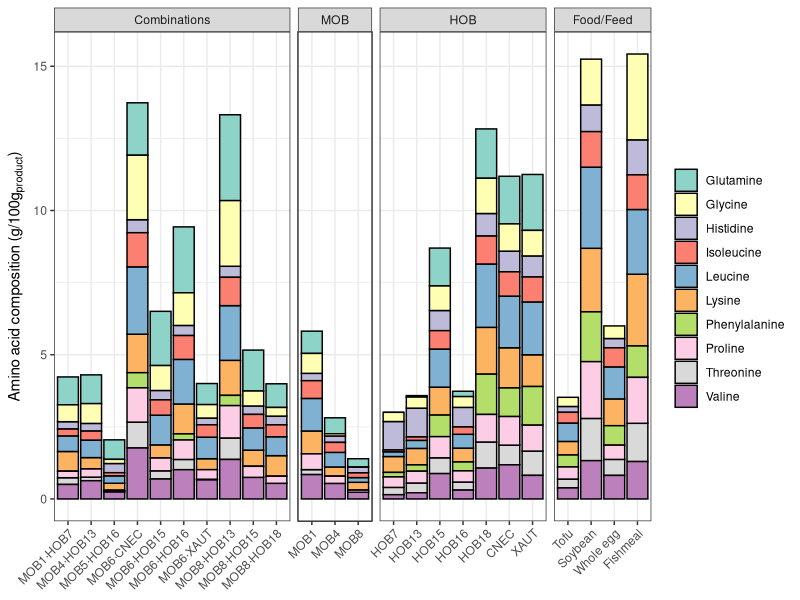
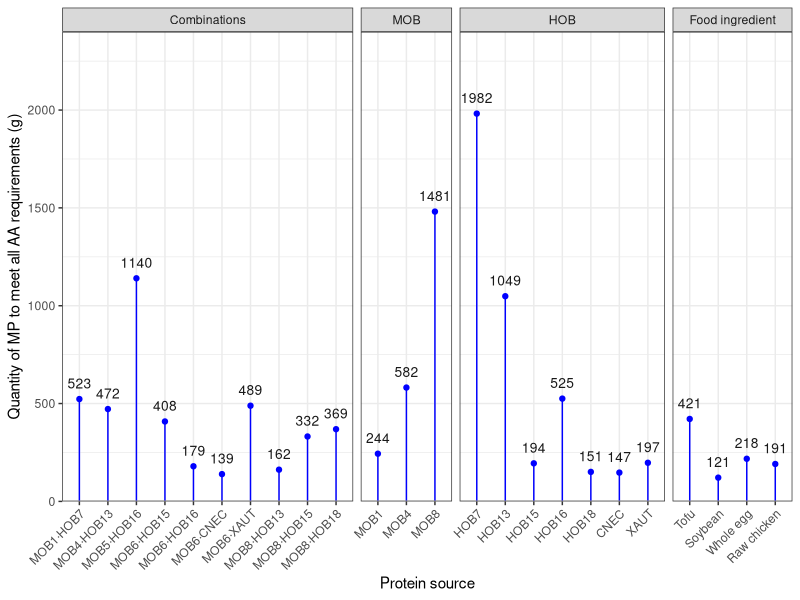
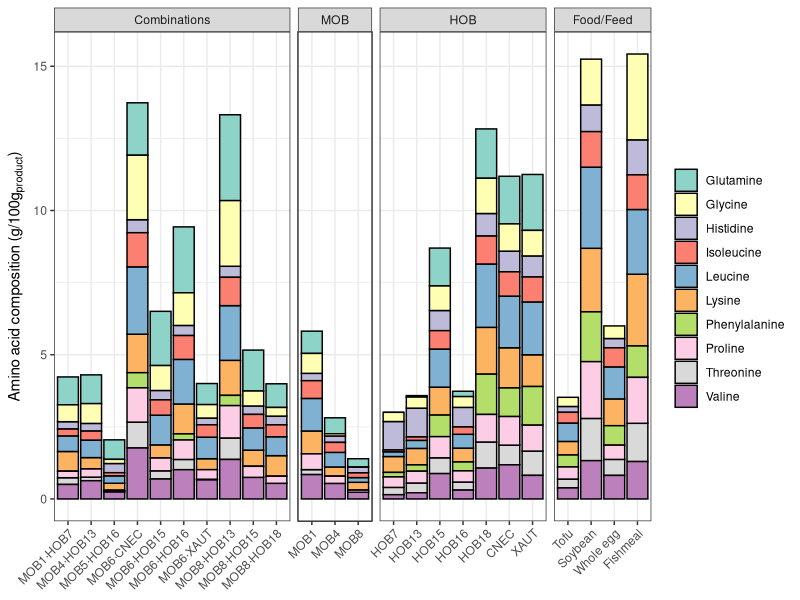
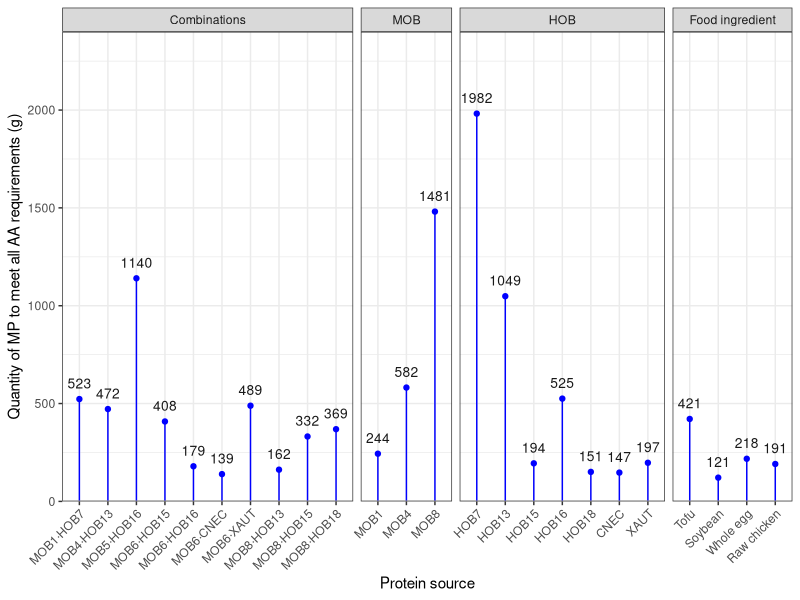

Here is the R script that generated these plots, in order:
#### Load required packages ----------------------------------------------------
library(tidyverse)
library(readxl)
#### Load required data --------------------------------------------------------
fig4dat <- read_xlsx(path="source_files/Amino_acids.xlsx",sheet="fig4_for_R")
fig5dat <- read_xlsx(path="source_files/Amino_acids.xlsx",sheet="fig5_for_R")
#### Data wrangling ------------------------------------------------------------
fig4dat.long <- fig4dat %>% pivot_longer(cols = `MOB1·HOB7`:Fishmeal)
fig4dat.long$comborpure <- "Combinations"
fig4dat.long$comborpure[!(grepl("HOB",fig4dat.long$name)|
                            grepl("CNEC",fig4dat.long$name)|
                            grepl("XAUT",fig4dat.long$name))] <- "MOB"

fig4dat.long$comborpure[(!grepl("MOB",fig4dat.long$name)|
                           grepl("CNEC",fig4dat.long$name)|
                           grepl("XAUT",fig4dat.long$name))] <- "HOB"
fig4dat.long$comborpure[fig4dat.long$name=="MOB6·CNEC"|
                          fig4dat.long$name=="MOB6·XAUT"] <- "Combinations"
fig4dat.long$comborpure[fig4dat.long$name=="Tofu"|
                          fig4dat.long$name=="Soybean"|
                          fig4dat.long$name=="Whole egg"|
                          fig4dat.long$name=="Fishmeal"] <- "Food/Feed"


fig4dat.long$name <- factor(fig4dat.long$name, levels=c("HOB7","HOB13","HOB15",
                                                        "HOB16","HOB18",
                                                        "CNEC","XAUT","MOB1","MOB4","MOB8",
                                                        "MOB1·HOB7","MOB4·HOB13","MOB5·HOB16",
                                                        "MOB6·CNEC","MOB6·HOB15","MOB6·HOB16",
                                                        "MOB6·XAUT","MOB8·HOB13","MOB8·HOB15",
                                                        "MOB8·HOB18","Tofu","Soybean",
                                                        "Whole egg","Fishmeal"))
fig4dat.long$comborpure <- factor(fig4dat.long$comborpure,levels=c("Combinations","MOB",
                                                                   "HOB","Food/Feed"))

fig5dat$Category[fig5dat$Category=="Foodstuff"] <- "Food ingredient"
fig5dat$Category <- factor(fig5dat$Category, levels=c("Combinations","MOB",
                                                      "HOB","Food ingredient"))
fig5dat$`Protein source`[fig5dat$`Protein source`=="Tofu from soybean"] <- "Tofu"

fig5dat$`Protein source` <- factor(fig5dat$`Protein source`,
                                   levels=c("MOB1·HOB7","MOB4·HOB13",
                                            "MOB5·HOB16","MOB6·HOB15",
                                            "MOB6·HOB16","MOB6·CNEC",
                                            "MOB6·XAUT","MOB8·HOB13",
                                            "MOB8·HOB15","MOB8·HOB18",
                                            "MOB1","MOB4","MOB8","HOB7","HOB13",
                                            "HOB15","HOB16","HOB18","CNEC",
                                            "XAUT","Tofu","Soybean","Whole egg",
                                            "Raw chicken"))
#### Plotting fig 4-------------------------------------------------------------
fig4.plot <- fig4dat.long %>% ggplot(aes(x=name,y=value,fill=AA))
fig4.plot + geom_bar(stat="identity",colour="black") + 
  facet_grid(~comborpure,drop = TRUE,scales="free_x",space="free")+
  scale_fill_brewer(name="",palette = "Set3")+
  ylab(expression(paste("Amino acid composition (g/100",g[product],")")))+
  theme_bw()+
  theme(axis.text.x = element_text(angle = 45,hjust=1),
        axis.title.x = element_blank())
ggsave(filename = "Figure4.tiff",device = "tiff",width = 180,height=110,
       units="mm",dpi = 300)

#### Plotting fig 5-------------------------------------------------------------
fig5.plot <- fig5dat %>% ggplot(aes(x=`Protein source`,
                                    y=`Quantity of MP to meet all AA requirements (g)`,
                                    label=round(`Quantity of MP to meet all AA requirements (g)`)))
fig5.plot + geom_point(color="blue") + 
  geom_segment(aes(y=4,
                   yend=`Quantity of MP to meet all AA requirements (g)`,
                   xend=`Protein source`),color="blue") +
  geom_text(nudge_y = 80,alpha=0.9,size=3.5)+
  scale_y_continuous(expand = c(0, 0), limits = c(0, 2400)) +
  facet_grid(~Category,drop=TRUE,scales="free_x",space="free") +
  theme_bw() +
  theme(axis.text.x = element_text(angle=45,hjust = 1))

ggsave(filename = "Figure5.tiff",device = "tiff",width = 180,height=110,
       units="mm",dpi = 300)
